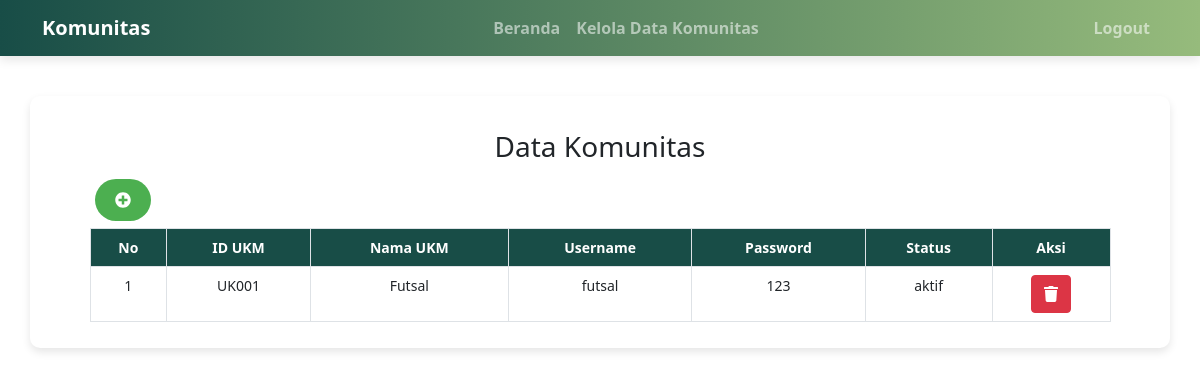
/datakomunitas.php (signed in), run on an earlier commit of the app's database.
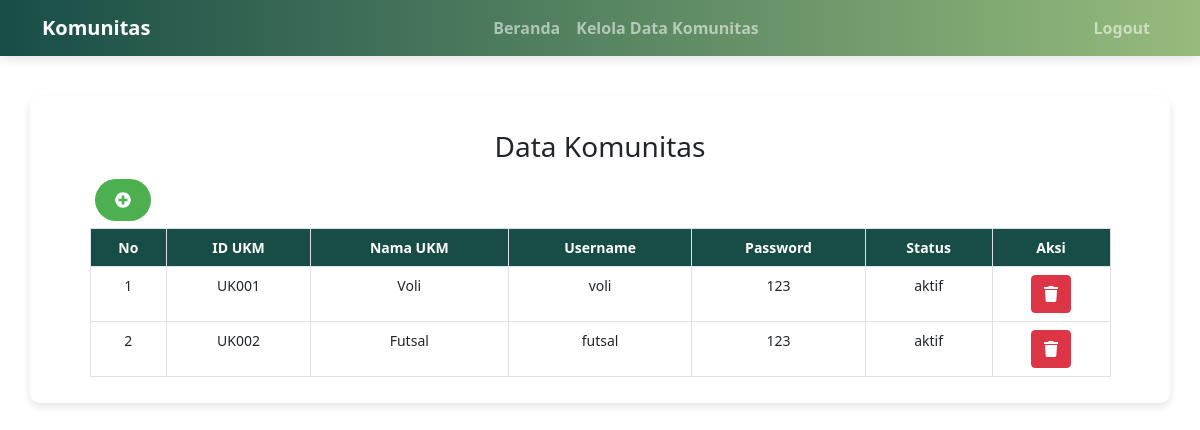
And on a later commit of the database.
### tables this page shows
CREATE TABLE `ukm` (
  `id_ukm` varchar(5) NOT NULL,
  `id_user` varchar(5) NOT NULL,
  `logo` text NOT NULL,
  `nama_ukm` varchar(50) NOT NULL,
  `deskripsi` text NOT NULL,
  `sosialmedia` varchar(100) NOT NULL,
  `status` varchar(15) NOT NULL DEFAULT 'non-aktif',
  `jumlah_anggota` int(10) NOT NULL DEFAULT 20
);

CREATE TABLE `user` (
  `id_user` varchar(5) NOT NULL,
  `nama` varchar(50) NOT NULL,
  `username` varchar(10) NOT NULL,
  `password` varchar(10) NOT NULL,
  `level` varchar(15) NOT NULL DEFAULT 'user'
);

### datakomunitas.php (the view, shortened to what this page needs)
<?php
include 'koneksi.php';
?>
<!DOCTYPE html>
<html lang="en">
<head>
    <link href="https://cdn.jsdelivr.net/npm/bootstrap@5.0.2/dist/css/bootstrap.min.css" rel="stylesheet">
    <link href="https://cdnjs.cloudflare.com/ajax/libs/font-awesome/5.15.4/css/all.min.css" rel="stylesheet">
</head>
<body>
<?php include 'navbarsuper.php' ?>
<br><br><br><br>
<div class="container">
    <div class="row">
        <div class="col-md-11 mx-auto">
            <h3 class="text-center my-4">Data Komunitas</h3>
            <div class="dropdown mb-3">
                <a class="btn-custom" href="tambahdatakomunitas.php"><i class="fas fa-plus-circle"></i></a>
            </div>
            <div class="table-responsive">
                <table class="table table-bordered">
                    <thead>
                    <tr>
                        <th>No</th>
                        <th>ID UKM</th>
                        <th>Nama UKM</th>
                        <th>Username</th>
                        <th>Password</th>
                        <th>Status</th>
                        <th>Aksi</th>
                    </tr>
                    </thead>
                    <tbody>
                    <?php
                    $no = 1;
                        $sql = mysqli_query($koneksi, "SELECT ukm.id_ukm, ukm.nama_ukm, user.id_user, user.username, user.password, ukm.status FROM ukm JOIN user ON ukm.id_user = user.id_user");
                        while ($data = mysqli_fetch_array($sql)) {
                            ?>
                            <tr>
                                <td><?php echo $no ?></td>
                                <td><?php echo $data['id_ukm'] ?></td>
                                <td><?php echo $data['nama_ukm'] ?></td>
                                <td><?php echo $data['username'] ?></td>
                                <td><?php echo $data['password'] ?></td>
                                <td><?php echo $data['status'] ?></td>
                                <td>
                                    <a href="hapusdatakomunitas.php?id_ukm=<?php echo $data['id_ukm'] ?>&id_user=<?php echo $data['id_user'] ?>" class="btn btn-danger" onclick="return confirm('Anda tidak akan bisa melihat data ini lagi. Yakin ingin menghapus?');"><i class="fas fa-trash"></i></a>
                                </td>
                            </tr>
                            <?php
                            $no++;
                        }
                    ?>
                    </tbody>
                </table>
            </div>
        </div>
    </div>
</div>
</body>
</html>

### navbarsuper.php (shortened to what this page needs)
<!DOCTYPE html>
<html lang="en">
<head>
    <link href="https://cdn.jsdelivr.net/npm/bootstrap@5.0.2/dist/css/bootstrap.min.css" rel="stylesheet">
    <link href="https://cdn.jsdelivr.net/npm/bootstrap-icons/font/bootstrap-icons.css" rel="stylesheet">
</head>
<body>
<nav class="navbar navbar-expand-lg navbar-dark fixed-top">
    <div class="container-sm d-flex justify-content-between align-items-center">
        <a class="navbar-brand" href="#">Komunitas</a>
        <div class="collapse navbar-collapse" id="navbarNav">
            <ul class="navbar-nav mx-auto">
                <li class="nav-item active">
                    <a class="nav-link" href="home.php">Beranda</a>
                </li>
                <li class="nav-item">
                    <a class="nav-link" href="datakomunitas.php">Kelola Data Komunitas</a>
                </li>
            </ul>
        </div>
        <ul class="navbar-nav">
            <li class="nav-item active">
                <a href="logout.php" class="nav-link">Logout</a>
            </li>
        </ul>
    </div>
</nav>
</body>
</html>

### datakomunitas.php (style rules this page uses)
body { font-family: 'Segoe UI', Tahoma, Geneva, Verdana, sans-serif; background-color: #f8f9fa; }
.btn-custom { background-color: #4CAF50; color: white; border: none; border-radius: 30px; font-size: 16px; padding: 10px 20px; margin-left: 5px; cursor: pointer; transition: background-color 0.3s; }
.container { width: 80%; margin: auto; background-color: #fff; padding: 10px; border-radius: 10px; box-shadow: 0 4px 8px rgba(0, 0, 0, 0.1); }
.table-bordered th, .table-bordered td { border: 1px solid #dee2e6; padding: 12px; text-align: center; font-size: 14px; }
.table-bordered thead th { background-color: #184D47; color: #fff; }

### navbarsuper.php (style rules this page uses)
.navbar { background-image: linear-gradient(to right, #184D47, #96BB7C); box-shadow: 0px 4px 10px rgba(0, 0, 0, 0.1); }
.navbar-brand { font-weight: bold; color: #fff; }
.navbar-nav .nav-link { color: #fff; font-weight: bold; transition: color 0.3s ease; }

What changed in the data, as far as the page shows it:
changed ukm "UK001": nama_ukm "Futsal" → "Voli"; id_user.username "futsal" → "voli"
added ukm: id_ukm "UK002", nama_ukm "Futsal", id_user.username "futsal", id_user.password "123", status "aktif"
